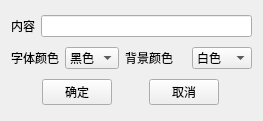
<?xml version="1.0" encoding="UTF-8"?>
<ui version="4.0">
 <class>EditingInterfaceTKYClass</class>
 <widget class="QMainWindow" name="EditingInterfaceTKYClass">
  <property name="geometry">
   <rect>
    <x>0</x>
    <y>0</y>
    <width>263</width>
    <height>121</height>
   </rect>
  </property>
  <property name="windowTitle">
   <string>文字标注</string>
  </property>
  <widget class="QWidget" name="centralWidget">
   <property name="minimumSize">
    <size>
     <width>263</width>
     <height>121</height>
    </size>
   </property>
   <property name="maximumSize">
    <size>
     <width>263</width>
     <height>121</height>
    </size>
   </property>
   <layout class="QVBoxLayout" name="verticalLayout">
    <item>
     <layout class="QHBoxLayout" name="horizontalLayout_5">
      <item>
       <widget class="QLabel" name="label">
        <property name="text">
         <string>内容</string>
        </property>
       </widget>
      </item>
      <item>
       <widget class="QLineEdit" name="lineEdit"/>
      </item>
     </layout>
    </item>
    <item>
     <layout class="QHBoxLayout" name="horizontalLayout_4">
      <item>
       <layout class="QHBoxLayout" name="horizontalLayout_2">
        <item>
         <widget class="QLabel" name="label_2">
          <property name="text">
           <string>字体颜色</string>
          </property>
         </widget>
        </item>
        <item>
         <widget class="QComboBox" name="comboBox">
          <item>
           <property name="text">
            <string>黑色</string>
           </property>
          </item>
          <item>
           <property name="text">
            <string>白色</string>
           </property>
          </item>
          <item>
           <property name="text">
            <string>红色</string>
           </property>
          </item>
          <item>
           <property name="text">
            <string>黄色</string>
           </property>
          </item>
          <item>
           <property name="text">
            <string>蓝色</string>
           </property>
          </item>
          <item>
           <property name="text">
            <string>绿色</string>
           </property>
          </item>
         </widget>
        </item>
       </layout>
      </item>
      <item>
       <layout class="QHBoxLayout" name="horizontalLayout">
        <item>
         <widget class="QLabel" name="label_3">
          <property name="text">
           <string>背景颜色</string>
          </property>
         </widget>
        </item>
       </layout>
      </item>
      <item>
       <widget class="QComboBox" name="comboBox_2">
        <item>
         <property name="text">
          <string>白色</string>
         </property>
        </item>
        <item>
         <property name="text">
          <string>黄色</string>
         </property>
        </item>
        <item>
         <property name="text">
          <string>蓝色</string>
         </property>
        </item>
        <item>
         <property name="text">
          <string>绿色</string>
         </property>
        </item>
        <item>
         <property name="text">
          <string>红色</string>
         </property>
        </item>
        <item>
         <property name="text">
          <string>黑色</string>
         </property>
        </item>
       </widget>
      </item>
     </layout>
    </item>
    <item>
     <layout class="QHBoxLayout" name="horizontalLayout_3">
      <item>
       <widget class="QPushButton" name="pushButton">
        <property name="maximumSize">
         <size>
          <width>70</width>
          <height>16777215</height>
         </size>
        </property>
        <property name="text">
         <string>确定</string>
        </property>
       </widget>
      </item>
      <item>
       <widget class="QPushButton" name="pushButton_2">
        <property name="maximumSize">
         <size>
          <width>70</width>
          <height>16777215</height>
         </size>
        </property>
        <property name="text">
         <string>取消</string>
        </property>
       </widget>
      </item>
     </layout>
    </item>
   </layout>
  </widget>
 </widget>
 <layoutdefault spacing="6" margin="11"/>
 <resources/>
 <connections/>
</ui>
